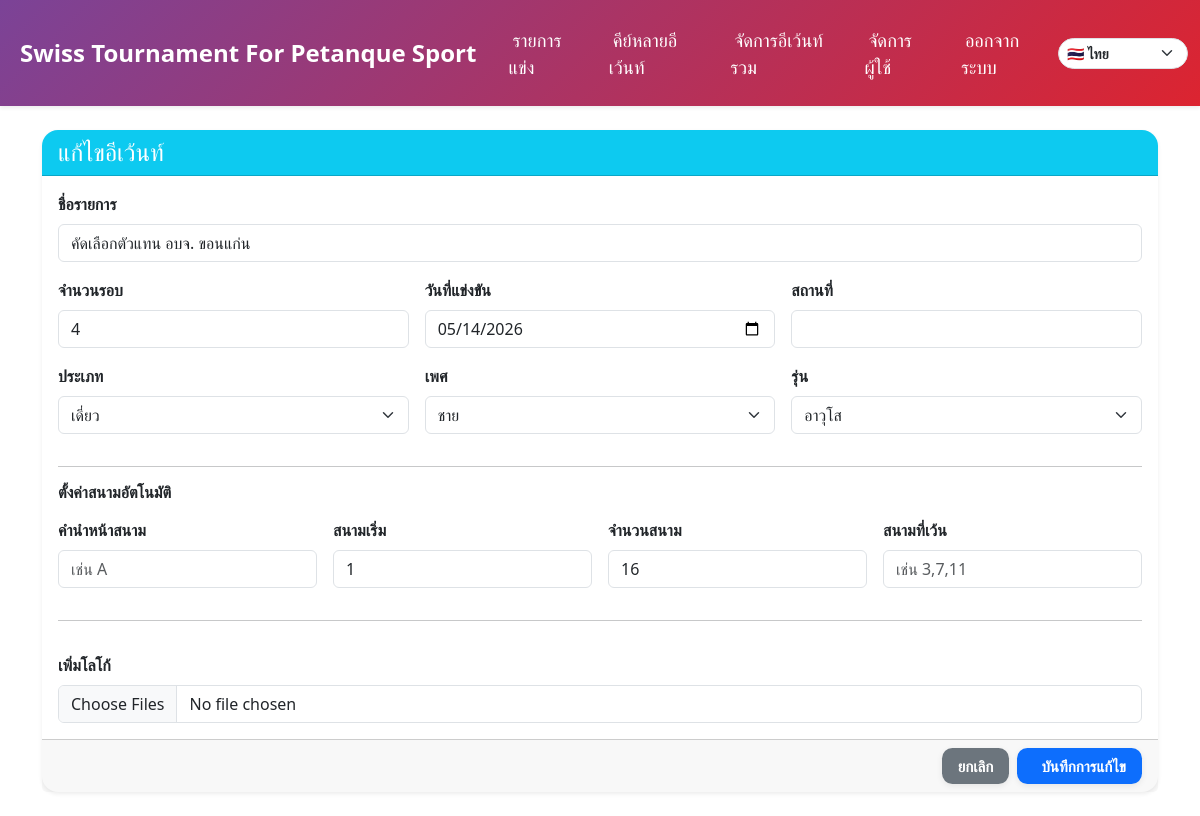
Before: /event/1/edit (signed in) with the older database file.
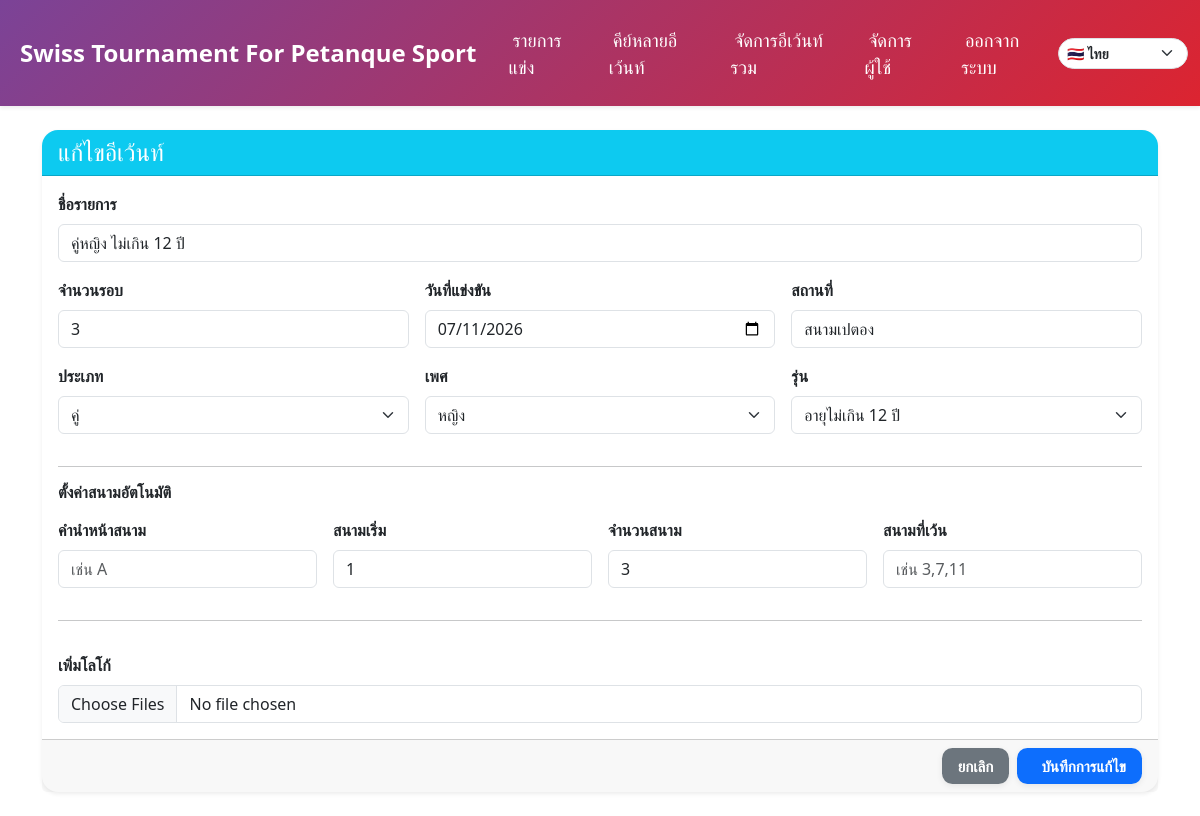
After: the same page with the newer database file.
### models.py (models this page shows)
class Event(db.Model):
    __tablename__ = "events"
    __table_args__ = (
        Index("ix_events_date_id", "date", "id"),
        Index("ix_events_created_at", "created_at"),
    )
    id = db.Column(db.Integer, primary_key=True)
    name = db.Column(db.String(100), nullable=False)
    location = db.Column(db.String(100))
    category = db.Column(db.String(50))
    sex = db.Column(db.String(50))
    age_group = db.Column(db.String(50))
    rounds = db.Column(db.Integer)
    current_round = db.Column(db.Integer, default=1)
    date = db.Column(db.Date, nullable=True)
    auto_field_enabled = db.Column(db.Boolean, default=False)
    field_prefix = db.Column(db.String(10), default='')  # เช่น 'A', ''
    field_start = db.Column(db.Integer, default=1)
    field_max = db.Column(db.Integer, default=16)
    field_exclude = db.Column(db.String, default='')  # เช่น '3,7,11
    logo_filename = db.Column(db.Text)  # เก็บเป็น JSON list
    created_at = db.Column(db.DateTime, server_default=text('CURRENT_TIMESTAMP'), nullable=True)
    creator_id = db.Column(db.Integer, db.ForeignKey("users.id"), nullable=False)
    teams = db.relationship("Team", backref="event", cascade="all, delete-orphan", lazy=True)
    matches = db.relationship("Match", backref="event", cascade="all, delete-orphan", lazy=True)

### app.py (the view, shortened to what this page needs)
@app.route("/event/<int:event_id>/edit", methods=["GET", "POST"])
@login_required
@roles_required('admin')
def edit_event(event_id):
    event = Event.query.get_or_404(event_id)
    try:
        event.logo_list = json.loads(event.logo_filename) if event.logo_filename else []
    except Exception:
        event.logo_list = []
    return render_template("edit_event.html", event=event)

### app.py (called while the page is built)
def get_current_lang():
    lang = request.args.get("lang") or session.get("lang") or "th"
    if lang not in SUPPORTED_LANGS:
        lang = "th"
    session["lang"] = lang
    return lang

@app.context_processor
def inject_i18n():
    lang = get_current_lang()
    return {
        "current_lang": lang,
        "supported_langs": SUPPORTED_LANGS,
        "text_translations": TEXT_TRANSLATIONS,
        "t": lambda key: translate(key, lang),
    }

@login_manager.user_loader
def load_user(user_id):
    return User.query.get(int(user_id))

@app.after_request
def live_report_public_headers(response):
    response.headers.setdefault("Access-Control-Allow-Origin", "*")
    response.headers.setdefault("Access-Control-Allow-Headers", "Content-Type, Authorization")
    response.headers.setdefault("Access-Control-Allow-Methods", "GET, OPTIONS")
    response.headers.pop("X-Frame-Options", None)
    response.headers.setdefault("Content-Security-Policy", "frame-ancestors *")
    return response

### i18n.py (called while the page is built)
def translate(key, lang="th"):
    table = TRANSLATIONS.get(key, {})
    return table.get(lang) or table.get("th") or key

### templates/edit_event.html (shortened to what this page needs)
{% extends "base.html" %}
{% block content %}
<div class="container my-4">
  <div class="card shadow-sm border-0 rounded-4">
    <div class="card-header bg-info text-white rounded-top-4">
      <h4 class="mb-0"> แก้ไขอีเว้นท์</h4>
    </div>
    <form method="POST" enctype="multipart/form-data">
      <div class="card-body">
        <div class="row g-3">
          <div class="col-md-12">
            <label class="form-label fw-semibold">ชื่อรายการ</label>
            <input type="text" class="form-control" name="name" value="{{ event.name }}" required>
          </div>
          <div class="col-md-4">
            <label class="form-label fw-semibold">จำนวนรอบ</label>
            <input type="number" class="form-control" name="rounds" min="1" value="{{ event.rounds or 1 }}" required>
          </div>
          <div class="col-md-4">
            <label class="form-label fw-semibold">วันที่แข่งขัน</label>
            <input type="date" class="form-control" name="date" value="{{ event.date.strftime('%Y-%m-%d') if event.date else '' }}">
          </div>
          <div class="col-md-4">
            <label class="form-label fw-semibold">สถานที่</label>
            <input type="text" class="form-control" name="location" value="{{ event.location or '' }}">
          </div>
          <div class="col-md-4">
            <label class="form-label fw-semibold">ประเภท</label>
            <select name="category" class="form-select">
              {% for item in ['เดี่ยว', 'คู่', 'ทีม', 'คู่ผสม'] %}
              <option value="{{ item }}" {% if event.category == item %}selected{% endif %}>{{ item }}</option>
              {% endfor %}
            </select>
          </div>
          <div class="col-md-4">
            <label class="form-label fw-semibold">เพศ</label>
            <select name="sex" class="form-select">
              {% for item in ['ชาย', 'หญิง', 'ผสม'] %}
              <option value="{{ item }}" {% if event.sex == item %}selected{% endif %}>{{ item }}</option>
              {% endfor %}
            </select>
          </div>
          <div class="col-md-4">
            <label class="form-label fw-semibold">รุ่น</label>
            <select name="age_group" class="form-select">
              {% for item in ['อาวุโส', 'ประชาชน', 'นักศึกษา', 'เยาวชน', 'อายุไม่เกิน 18 ปี', 'อายุไม่เกิน 16 ปี', 'อายุไม่เกิน 14 ปี', 'อายุไม่เกิน 12 ปี'] %}
              <option value="{{ item }}" {% if event.age_group == item %}selected{% endif %}>{{ item }}</option>
              {% endfor %}
            </select>
          </div>
          <div class="col-12"><hr><h6 class="fw-bold mb-0">ตั้งค่าสนามอัตโนมัติ</h6></div>
          <div class="col-md-3">
            <label class="form-label fw-semibold">คำนำหน้าสนาม</label>
            <input type="text" class="form-control" name="field_prefix" value="{{ event.field_prefix or '' }}" placeholder="เช่น A">
          </div>
          <div class="col-md-3">
            <label class="form-label fw-semibold">สนามเริ่ม</label>
            <input type="number" class="form-control" name="field_start" value="{{ event.field_start or 1 }}">
          </div>
          <div class="col-md-3">
            <label class="form-label fw-semibold">จำนวนสนาม</label>
            <input type="number" class="form-control" name="field_max" value="{{ event.field_max or 16 }}">
          </div>
          <div class="col-md-3">
            <label class="form-label fw-semibold">สนามที่เว้น</label>
            <input type="text" class="form-control" name="field_exclude" value="{{ event.field_exclude or '' }}" placeholder="เช่น 3,7,11">
          </div>
          <div class="col-12"><hr></div>
          <div class="col-md-12">
            <label class="form-label fw-semibold">เพิ่มโลโก้</label>
            <input type="file" class="form-control" name="logo" accept="image/*" multiple>
          </div>
        </div>
      </div>
      <div class="card-footer d-flex gap-2 justify-content-end">
        <a href="{{ url_for('index') }}" class="btn btn-secondary">ยกเลิก</a>
        <button type="submit" class="btn btn-primary"> บันทึกการแก้ไข</button>
      </div>
    </form>
  </div>
</div>
{% endblock %}

Changed rows visible on the page:
changed Event: name "คัดเลือกตัวแทน อบจ. ขอนแก่น" → "คู่หญิง ไม่เกิน 12 ปี"; rounds "4" → "3"; date "05/14/2026" → "07/11/2026"; location (not shown) → "สนามเปตอง"; category "เดี่ยว" → "คู่"; sex "ชาย" → "หญิง"; age_group "อาวุโส" → "อายุไม่เกิน 12 ปี"; field_max "16" → "3"
